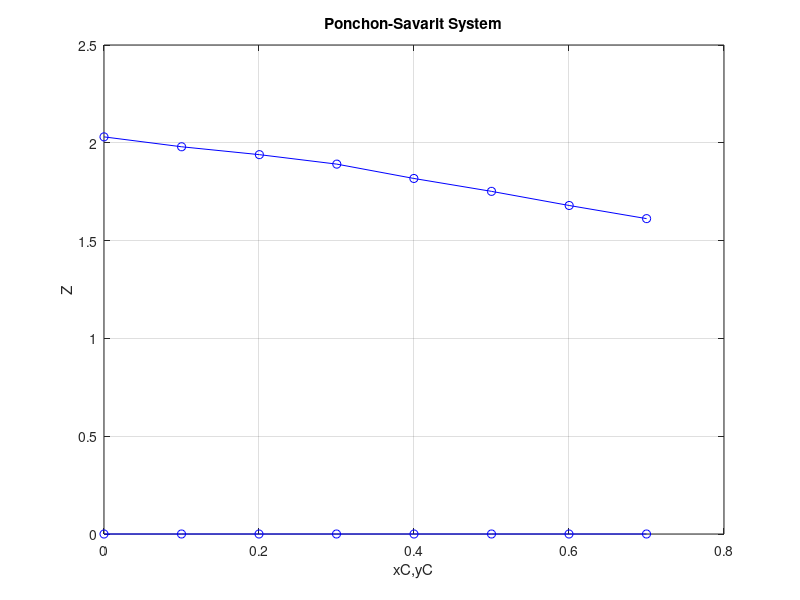
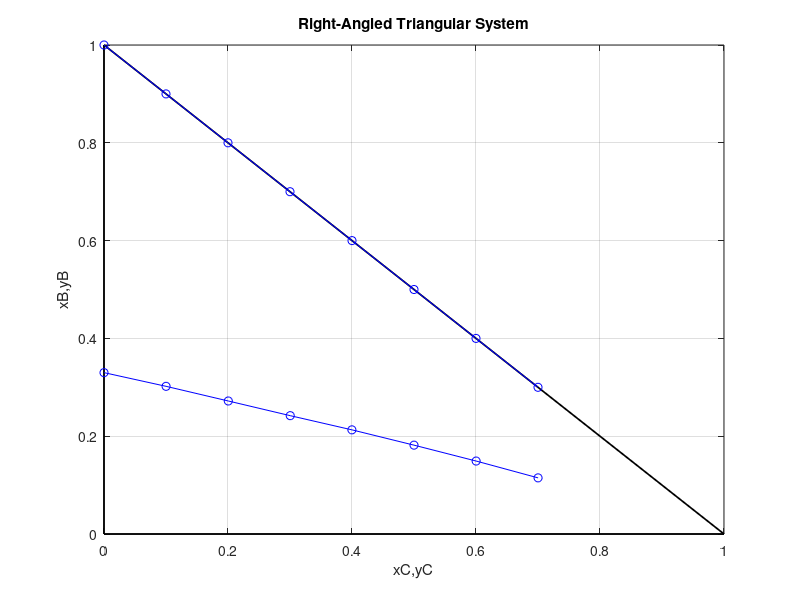

Write MATLAB code to recreate these figures, in order.
clc;
clear;

% wC = [0.046 0.032 0.021 0.011 0.006 0.002];
wC = [0 0.1 0.2 0.3 0.4 0.5 0.6 0.7];
wB_dash = [0.33 0.302 0.272 0.242 0.213 0.1817 0.1492 0.1148];
wC_dash = [0 0.0336 0.0682 0.1039 0.1419 0.1817 0.224 0.268];
for i =1:length(wC)
    wA_dash(i) = 1-wB_dash(i)-wC_dash(i);
    wA(i) = 0;
    wB(i)= 1-wC(i);
end

%SETTING UP THE UNDERFLOW AND OVERFLOW
for i = 1:length(wA)
Xc(i) = (wC_dash(i))/(wC_dash(i)+wB_dash(i));
Z(i) = (wA(i))/(wB(i)+wC(i));
Yc(i) = (wC(i))/(wC(i)+wB(i));
z(i) = (wA_dash(i))/(wB_dash(i)+wC_dash(i));
end

F = 2000;
F_dash = 2000*(0.26);
S = 2100;
S_dash = S;
zf = (100-26)/26; %solid/non solid
xcf = 1;
zs = 0;%no solid in overflow
ycs = 0.005;


figure(1)
plot(Xc, z, 'bo-'); grid on; hold on;
plot(Yc, Z, 'bo-'); grid on; hold on;
xlabel('xC,yC'); ylabel('Z');
title('Ponchon-Savarit System');

xb = [0.33 0.302 0.272 0.242 0.213 0.1817 0.1492 0.1148];
 xc = [0 0.0336 0.0682 0.1039 0.1419 0.1817 0.224 0.268];
 xa = 1-xb-xc;
 yc = [0 0.1 0.2 0.3 0.4 0.5 0.6 0.7];
 for i = 1: length(yc);
    yb(i) = -yc(i) + 1;
 end
 ya = 1-yb-yc;

%plotting in Right triangular system

figure(2)
plot([0 1 0 0], [0 0 1 0], 'k-', 'linewidth', 1.25); grid on; hold on;
plot(Xc, xb, 'bo-'); grid on; hold on;

plot(Yc, yb, 'bo-'); grid on; hold on;
xlabel('xC,yC'); ylabel('xB,yB');
title('Right-Angled Triangular System');


disp("msss fraction of A in overflow is zero for all points as given in question")
disp(ya)
disp("mass fraction of B in overflow is (1-mass fraction of C) as calculated above")
disp(yb)
disp("above line is underflow and below line in graph is overflow")